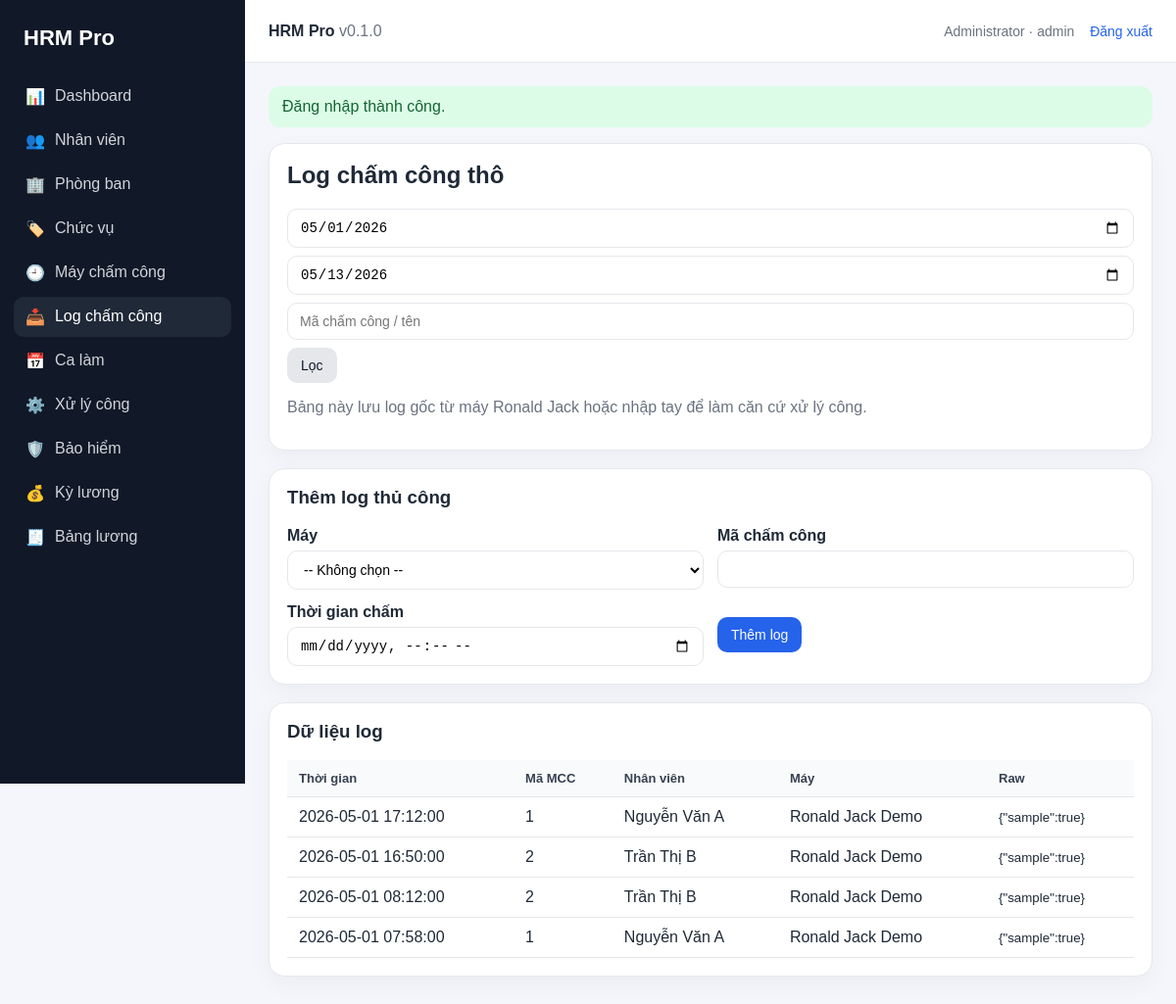
Page /public/index.php?page=attendance_logs (signed in) on the committed database.
### tables this page shows
CREATE TABLE attendance_raw_logs (
    id BIGINT AUTO_INCREMENT PRIMARY KEY,
    device_id INT NULL,
    attendance_code VARCHAR(50) NOT NULL,
    punch_time DATETIME NOT NULL,
    punch_date DATE NOT NULL,
    punch_type VARCHAR(50) NULL,
    verify_type VARCHAR(50) NULL,
    raw_data TEXT NULL,
    created_at DATETIME DEFAULT CURRENT_TIMESTAMP,
    FOREIGN KEY (device_id) REFERENCES attendance_devices(id),
    UNIQUE KEY uniq_att_raw(device_id, attendance_code, punch_time),
    INDEX idx_att_raw_code_date(attendance_code, punch_date),
    INDEX idx_att_raw_date(punch_date)
);

CREATE TABLE employees (
    id INT AUTO_INCREMENT PRIMARY KEY,
    employee_code VARCHAR(50) NOT NULL UNIQUE,
    attendance_code VARCHAR(50) NULL UNIQUE,
    full_name VARCHAR(150) NOT NULL,
    gender ENUM('male','female','other') DEFAULT 'other',
    date_of_birth DATE NULL,
    phone VARCHAR(50) NULL,
    email VARCHAR(160) NULL,
    department_id INT NULL,
    position_id INT NULL,
    join_date DATE NULL,
    probation_end_date DATE NULL,
    contract_end_date DATE NULL,
    status ENUM('working','probation','resigned','suspended') DEFAULT 'working',
    salary_type ENUM('gross','net') DEFAULT 'gross',
    base_salary DECIMAL(15,2) DEFAULT 0,
    insurance_base_salary DECIMAL(15,2) DEFAULT 0,
    bank_name VARCHAR(120) NULL,
    bank_account VARCHAR(80) NULL,
    tax_code VARCHAR(80) NULL,
    id_number VARCHAR(80) NULL,
    address TEXT NULL,
    created_at DATETIME DEFAULT CURRENT_TIMESTAMP,
    updated_at DATETIME NULL,
    FOREIGN KEY (department_id) REFERENCES departments(id),
    FOREIGN KEY (position_id) REFERENCES positions(id),
    INDEX idx_employee_status(status),
    INDEX idx_employee_attendance_code(attendance_code)
);

CREATE TABLE attendance_devices (
    id INT AUTO_INCREMENT PRIMARY KEY,
    device_name VARCHAR(120) NOT NULL,
    device_ip VARCHAR(60) NOT NULL,
    device_port INT DEFAULT 4370,
    device_type VARCHAR(60) DEFAULT 'ronaldjack',
    location_name VARCHAR(150) NULL,
    is_active TINYINT DEFAULT 1,
    last_sync_at DATETIME NULL,
    created_at DATETIME DEFAULT CURRENT_TIMESTAMP,
    UNIQUE KEY uniq_device_ip_port(device_ip, device_port)
);

### public/index.php (called while the page is built, shortened)
<?php
$page = $_GET['page'] ?? 'dashboard';
$routes = [
    'login' => __DIR__ . '/../modules/auth/login.php',
    'logout' => __DIR__ . '/../modules/auth/logout.php',
    'dashboard' => __DIR__ . '/../modules/dashboard/index.php',
    'employees' => __DIR__ . '/../modules/employees/index.php',
    'departments' => __DIR__ . '/../modules/departments/index.php',
    'positions' => __DIR__ . '/../modules/positions/index.php',
    'attendance_devices' => __DIR__ . '/../modules/attendance/devices.php',
    'attendance_logs' => __DIR__ . '/../modules/attendance/logs.php',
    'work_shifts' => __DIR__ . '/../modules/attendance/shifts.php',
    'attendance_process' => __DIR__ . '/../modules/attendance/process.php',
    'insurance_policies' => __DIR__ . '/../modules/insurance/policies.php',
    'payroll_periods' => __DIR__ . '/../modules/payroll/periods.php',
    'payrolls' => __DIR__ . '/../modules/payroll/payrolls.php',
];
require $routes[$page];

### includes/helpers.php (called while the page is built, shortened)
<?php
function e($value): string
{
    return htmlspecialchars((string)$value, ENT_QUOTES, 'UTF-8');
}

### config/database.php (called while the page is built, shortened)
<?php
$mysqli = mysqli_init();
mysqli_options($mysqli, MYSQLI_OPT_INT_AND_FLOAT_NATIVE, 1);
mysqli_set_charset($mysqli, 'utf8mb4');
function db(): mysqli
{
    global $mysqli;
    return $mysqli;
}

### modules/attendance/logs.php (the view, shortened to what this page needs)
<?php
$from = $_GET['from'] ?? date('Y-m-01');
$to = $_GET['to'] ?? date('Y-m-d');
$keyword = trim($_GET['q'] ?? '');
$sql = "SELECT l.*, d.device_name, e.full_name FROM attendance_raw_logs l LEFT JOIN attendance_devices d ON d.id=l.device_id LEFT JOIN employees e ON e.attendance_code=l.attendance_code WHERE l.punch_date BETWEEN ? AND ?";
$sql .= " ORDER BY l.punch_time DESC LIMIT 500";
$stmt = db()->prepare($sql);
if ($keyword !== '') { $like = '%' . $keyword . '%'; $stmt->bind_param('ssss', $from, $to, $like, $like); } else { $stmt->bind_param('ss', $from, $to); }
$stmt->execute();
$rows = $stmt->get_result();
require __DIR__ . '/../../includes/layout/header.php';
?>
<div class="card"><h2>Log chấm công thô</h2>
<form method="get" class="actions"><input type="hidden" name="page" value="attendance_logs"><input type="date" name="from" value="<?= e($from) ?>"><input type="date" name="to" value="<?= e($to) ?>"><input name="q" placeholder="Mã chấm công / tên" value="<?= e($keyword) ?>"><button class="btn light">Lọc</button></form>
<p class="muted">Bảng này lưu log gốc từ máy Ronald Jack hoặc nhập tay để làm căn cứ xử lý công.</p></div>
<div class="card"><h3>Thêm log thủ công</h3><form method="post" class="form-grid"><?= csrf_field() ?>
<div class="form-group"><label>Máy</label><select name="device_id"><option value="">-- Không chọn --</option></select></div>
<div class="form-group"><label>Mã chấm công</label><input name="attendance_code" required></div>
<div class="form-group"><label>Thời gian chấm</label><input type="datetime-local" name="punch_time" required></div>
<div class="actions"><button class="btn">Thêm log</button></div>
</form></div>
<div class="card"><h3>Dữ liệu log</h3><div class="table-wrap"><table><tr><th>Thời gian</th><th>Mã MCC</th><th>Nhân viên</th><th>Máy</th><th>Raw</th></tr>
<?php while ($r = $rows->fetch_assoc()): ?><tr><td><?= e($r['punch_time']) ?></td><td><?= e($r['attendance_code']) ?></td><td><?= e($r['full_name']) ?></td><td><?= e($r['device_name']) ?></td><td><small><?= e(mb_substr((string)$r['raw_data'], 0, 90)) ?></small></td></tr><?php endwhile; ?>
</table></div></div>
<?php require __DIR__ . '/../../includes/layout/footer.php'; ?>

### public/assets/style.css (style rules this page uses)
:root { --bg: #f4f6fb; --card: #fff; --text: #1f2937; --muted: #6b7280; --primary: #2563eb; --danger: #dc2626; --border: #e5e7eb; }
* { box-sizing: border-box; }
body { margin: 0; font-family: Arial, Helvetica, sans-serif; background: var(--bg); color: var(--text); }
.card { background: var(--card); border: 1px solid var(--border); border-radius: 16px; padding: 18px; margin-bottom: 18px; box-shadow: 0 8px 24px rgba(15,23,42,.04); }
.card h1, .card h2, .card h3 { margin-top: 0; }
.muted { color: var(--muted); }
.table-wrap { overflow-x: auto; }
table { width: 100%; border-collapse: collapse; background: #fff; }
th, td { padding: 11px 12px; border-bottom: 1px solid var(--border); text-align: left; vertical-align: top; }
th { background: #f9fafb; font-size: 13px; color: #374151; }
.form-grid { display: grid; grid-template-columns: repeat(2, minmax(0, 1fr)); gap: 14px; }
.form-group label { display: block; font-weight: 600; margin-bottom: 6px; }
input, select, textarea { width: 100%; padding: 10px 12px; border: 1px solid var(--border); border-radius: 10px; font-size: 14px; background: #fff; }
.actions { display: flex; gap: 8px; align-items: center; flex-wrap: wrap; }
.btn { display: inline-block; border: none; border-radius: 10px; padding: 10px 14px; background: var(--primary); color: #fff; cursor: pointer; font-size: 14px; }
.btn.light { background: #e5e7eb; color: #111827; }

### rows in the picture
attendance_raw_logs: punch_time "2026-05-01 17:12:00", attendance_code "1", employees.full_name "Nguyễn Văn A", device.device_name "Ronald Jack Demo", raw_data "{\"sample\":true}"
attendance_raw_logs: punch_time "2026-05-01 16:50:00", attendance_code "2", employees.full_name "Trần Thị B", device.device_name "Ronald Jack Demo", raw_data "{\"sample\":true}"
attendance_raw_logs: punch_time "2026-05-01 08:12:00", attendance_code "2", employees.full_name "Trần Thị B", device.device_name "Ronald Jack Demo", raw_data "{\"sample\":true}"
attendance_raw_logs: punch_time "2026-05-01 07:58:00", attendance_code "1", employees.full_name "Nguyễn Văn A", device.device_name "Ronald Jack Demo", raw_data "{\"sample\":true}"

### other values in the picture
$item[1] "📊"
$item[0] "Dashboard"
$item[1] "👥"
$item[0] "Nhân viên"
$item[1] "🏢"
$item[0] "Phòng ban"
$item[1] "🏷️"
$item[0] "Chức vụ"
$item[1] "🕘"
$item[0] "Máy chấm công"
$item[1] "📥"
$item[0] "Log chấm công"
$item[1] "📅"
$item[0] "Ca làm"
$item[1] "⚙️"
